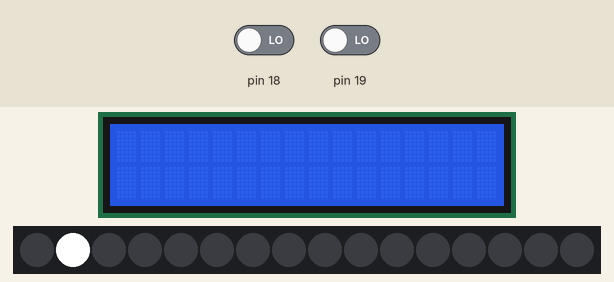
Bench run of a program on a simulated Arduino Uno, built with avr-gcc and run on an emulated ATmega328P. Shown: 16×2 character LCD, 16 RGB LEDs in strip order, left to right. Inputs (shaded band) come from the test bench; at power-on: pin 18 LOW, pin 19 LOW. What the program prints to the serial monitor is not drawn.

Above: at 0.07 s.
At 0.57 s:
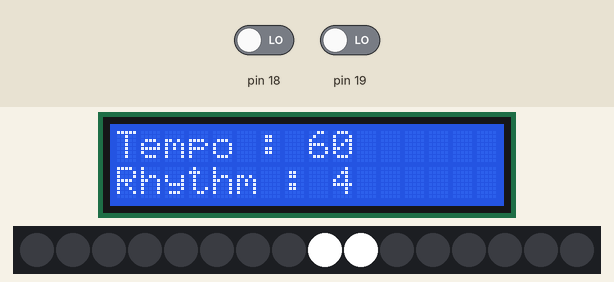
At 1.07 s:
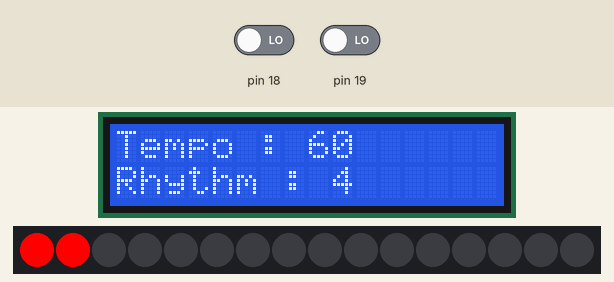
At 2.2 s:
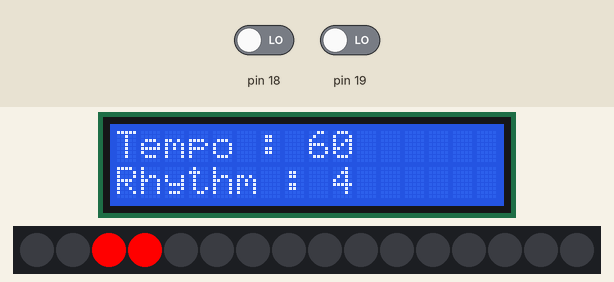
At 3.32 s:
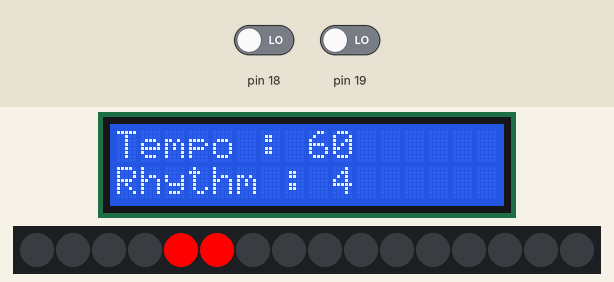
At 4.45 s:
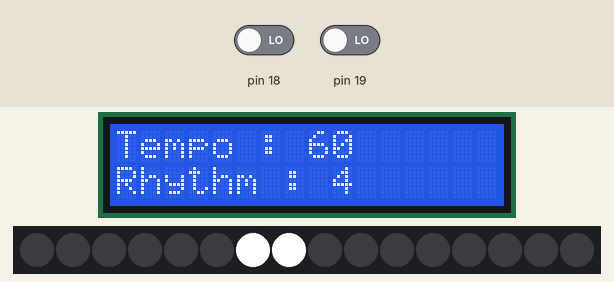

Measured:
- by itself, everything shown: repeats every 4.0 s, in 64 steps

The program:

main.cpp
```cpp
#include <Arduino.h>
#include <Wire.h>
#include <LiquidCrystal_I2C.h>

#include "MetronomeController.h"

MetronomeController* controller;
unsigned long* millisec;
unsigned long t;

void setup() {
  Serial.begin(9600);
  t = millis();
  millisec = &t;

  controller = MetronomeController::getInstance(millisec);
}

void loop() {
  *millisec = millis();
  controller->update();
}
```

BasicRotaryEncoder.cpp
```cpp
// #include "BasicRotaryEncoder.h"

// int BasicRotaryEncoder::getRotate(){
//     int clk_val = getCLK();
//     int dt_val = getDT();
//     int ret = NONE;
//     if(clk_val != prev_clk_val){
//         Serial.print(clk_val);
//         Serial.print("\t");
//         Serial.println(dt_val);

//         if(dt_val != clk_val){
//             ret = CLOCK_WISE;
//         }
//         else{
//             ret = COUNTER_CLOCK_WISE;
//         }
//         prev_clk_val = clk_val;
//     }
//     return ret;
// }
```

BasicRotaryEncoder.h
```cpp
#ifndef __BASIC_ROTARY_ENCODER_H__
#define __BASIC_ROTARY_ENCODER_H__

#include <Arduino.h>
#include "MetronomeController.h"

class BasicRotaryEncoder {
private:
    const int clk_pin;
    const int dt_pin;
    const int sw_pin;

    int prev_clk_val;

    int getDT() {return digitalRead(dt_pin);}
    int getCLK(){return digitalRead(clk_pin);}

    friend void tempoISR();
    friend void rhythmISR();

public:
    static const int COUNTER_CLOCK_WISE = -1;
    static const int CLOCK_WISE = 1;
    static const int NONE = 0;

    BasicRotaryEncoder(int _clk, int _dt, int _sw): clk_pin(_clk), dt_pin(_dt), sw_pin(_sw){
        pinMode(clk_pin, INPUT);
        pinMode(dt_pin, INPUT);
        pinMode(sw_pin, INPUT_PULLUP);

        prev_clk_val = digitalRead(clk_pin);
    }

    // int getRotate();
};
#endif
```

IUpdatable.cpp
```cpp
#include "IUpdatable.h"
```

IUpdatable.h
```cpp
#ifndef __IUPDATABLE_H__
#define __IUPDATABLE_H__

class IUpdatable {
public:
    virtual void update() = 0;
};

#endif
```

MetronomeController.cpp
```cpp
#include "MetronomeController.h"

MetronomeController* MetronomeController::instance = new MetronomeController();

void MetronomeController::update(){
    //여기서 조건 보고 상황에 맞게 업데이트
    for(int i = 0; i < 2; i++){
        updatables[i]->update();
    }
}

void tempoISR(){
    MetronomeController* ctrlr = MetronomeController::getInstance();
    int clk_val = ctrlr->tempoEncoder->getCLK();
    int dt_val = ctrlr->tempoEncoder->getDT();

    if(dt_val != clk_val){
        ctrlr->model.setTempo(ctrlr->model.getTempo() + 0.4);
    }
    else{
        ctrlr->model.setTempo(ctrlr->model.getTempo() - 0.4);
    }
}
void rhythmISR(){
    MetronomeController* ctrlr = MetronomeController::getInstance();
    int clk_val = ctrlr->rhythmEncoder->getCLK();
    int dt_val = ctrlr->rhythmEncoder->getDT();

    if(dt_val != clk_val){
        ctrlr->model.setRhythm(ctrlr->model.getRhythm() + 0.2);
    }
    else{
        ctrlr->model.setRhythm(ctrlr->model.getRhythm() - 0.2);
    }
}
```

MetronomeController.h
```cpp
#ifndef __METRONOME_CONTROLLER_H__
#define __METRONOME_CONTROLLER_H__


#include "IUpdatable.h"
#include "Neopixel.h"
#include "BasicLCD.h"
#include "MetronomeModel.h"
#include "MetronomeLCD.h"
#include "BasicRotaryEncoder.h"

#define CLOCK_WISE BasicRotaryEncoder::CLOCK_WISE
#define COUNTER_CLOCK_WISE BasicRotaryEncoder::COUNTER_CLOCK_WISE

void tempoISR();
void rhythmISR();

void tempoISR();
void rhythmISR();

class MetronomeController : public IUpdatable{
private:
    MetronomeModel model;

    IUpdatable** updatables;
    unsigned long* time = nullptr;

    BasicRotaryEncoder* tempoEncoder;
    BasicRotaryEncoder* rhythmEncoder;
    static MetronomeController* instance;

    MetronomeLCD* lcd = nullptr;

    void init(){
        updatables = (IUpdatable**)malloc(sizeof(IUpdatable*)*2);

        Serial.println("MC init begin");
        model = MetronomeModel();

        model.setEnable(true);
        model.setTempo(60);
        model.setRhythm(4);

        if(lcd == nullptr){
            lcd = new MetronomeLCD(&model, time);
        }
        else{
            lcd->reset(time);
        }
        updatables[0] = lcd;
        updatables[1] = new Neopixel(7, 3, &model, time);

        Serial.println("MC init middle");

        tempoEncoder = new BasicRotaryEncoder(18, 39, 37);
        attachInterrupt(digitalPinToInterrupt(18), tempoISR, CHANGE);
        rhythmEncoder = new BasicRotaryEncoder(19, 51, 49);
        attachInterrupt(digitalPinToInterrupt(19), rhythmISR, CHANGE);
    }
    MetronomeController(){
        // init();
    }

    MetronomeController(unsigned long* _time){
        time = _time;
        init();
    }

    friend void tempoISR();
    friend void rhythmISR();

public:
    static MetronomeController* getInstance(){
        if(instance->time == nullptr){
            return nullptr;
        }
        return instance;
    }
    static MetronomeController* getInstance(unsigned long* _time){
        if(instance->time == nullptr){
            // instance = new MetronomeController(_time);
            instance->time = _time;
            instance->init();
        }
        else{
            Serial.println("Set Time with getInstance");
            instance->time = _time;
        }
        return instance;
    }

    // void setModel(MetronomeModel &model);
    // MetronomeModel& getModel()

    void update();
};

void tempoISR();
void rhythmISR();

#endif
```

MetronomeModel.cpp
```cpp
#include"MetronomeModel.h"

void MetronomeModel::setRhythm(float _rhythm)
{
    this -> rhythm = _rhythm;
}

float MetronomeModel::getRhythm()
{
    return rhythm;
}

void MetronomeModel::setTempo(float _tempo)
{
    this -> tempo = _tempo;
}

void MetronomeModel::setEnable(bool _isenable)
{
    this -> enable = _isenable;
}

float MetronomeModel::getTempo()
{
    return tempo;
}

bool MetronomeModel::isEnable()
{
    return enable;
}
```

MetronomeModel.h
```cpp
#ifndef __METRONOME_MODEL_H__
#define __METRONOME_MODEL_H__

class MetronomeModel{
public:
    void setRhythm(float);
    void setTempo(float);
    void setEnable(bool);

    float getRhythm();
    float getTempo();
    bool isEnable();

private:
    float rhythm;
    float tempo;
    bool enable;
};

#endif
```

Neopixel.cpp
```cpp
#include "Neopixel.h"
#include <Adafruit_NeoPixel.h>


Neopixel::Neopixel(int _pin, int _rgb, MetronomeModel* _model, unsigned long* time){
    model = _model;
    pin = _pin;
    pixels = new Adafruit_NeoPixel(NUM_LEDS, _pin, NEO_GRBW + NEO_KHZ800);
    pixels->begin();
    pixels->show();
    startTime = *time;
    this->time = time;

}

void Neopixel::update(){

    int bpm = model -> getTempo();
    int rhythm = model -> getRhythm();
    unsigned long tempo = 60000/static_cast<unsigned long>(bpm); //밀리세컨드로 변환한 템포

    //여기까지 초기설정
    //여기서부터 업데이트

    int cycle = (*time - startTime)/tempo; //몇박째인지 (0박 시작)
    int current = (*time - startTime)%tempo; //한 박 안에서 시간이 얼마나 지났는지

    int i = current*16/tempo; //픽셀 위치

    Serial.println(i);
    if (cycle%rhythm == 0) {
        pixels->setPixelColor(i, Adafruit_NeoPixel::Color(255, 255, 255)); //리듬 첫박은 하얀색 빛
        pixels->setBrightness(0xff);
        pixels->show();
    }
    else {
        pixels->setPixelColor(i, Adafruit_NeoPixel::Color(255, 0, 0)); //나머지 박은 빨간색 빛
        pixels->setBrightness(0xff);
        pixels->show();
    }
    pixels->setPixelColor((i-2+16)%16, Adafruit_NeoPixel::Color(0, 0, 0));
    // pixels->setBrightness(0x0);
    pixels->show();
}
```

Neopixel.h
```cpp
#ifndef __NEOPIXEL_H__
#define __NEOPIXEL_H__

#include "IUpdatable.h"
#include "MetronomeModel.h"
#include "Adafruit_NeoPixel.h"

#define NUM_LEDS  16     // 네오픽셀 LED 갯수 설정

class Neopixel : public IUpdatable{
private:
    int pin;
    int rgb;
    int ledBright = 255;     // 초기 밝기 255(최대) 설정

    MetronomeModel* model;
    unsigned long* time;
    unsigned long startTime;
    Adafruit_NeoPixel* pixels;


public:
    Neopixel(int _pin, int _rgb, MetronomeModel* _model, unsigned long* _time);
    void update();
};

#endif

//     // 네오픽셀 라이브러리 funnyNeo 이름으로 연결
//     Adafruit_NeoPixel funnyNeo = Adafruit_NeoPixel(NUM_LEDS, NEO_PIN, NEO_GRBW + NEO_KHZ800);


// // 아두이노 초기화
// void setup()
// {
//     funnyNeo.setBrightness(ledBright);  // 밝기 설정 ( 0 ~ 255 )
//     funnyNeo.begin();                   // 네오픽셀 시작
//     funnyNeo.show();                    // 네오픽셀 초기화
// }

// void loop()
// {
//     int i;
//     uint32_t colorValue;    // 색상값 저장 변수

//     //빨간색 1바퀴 회전
//     colorValue = funnyNeo.Color(255, 0, 0, 0);      // Red
//     for(i = 0; i < NUM_LEDS; i++)
//     {
//         funnyNeo.setPixelColor(i, colorValue);
//         funnyNeo.show();
//         delay(50);
//     }
//     // 녹색 1바퀴 회전
//     colorValue = funnyNeo.Color(0, 255, 0, 0);      // Green
//     for(i = 0; i < NUM_LEDS; i++)
//     {
//         funnyNeo.setPixelColor(i, colorValue);
//         funnyNeo.show();
//         delay(50);
//     }
//     // 파랑색 1바퀴 회전
//     colorValue = funnyNeo.Color(0, 0, 255, 0);      // Blue
//     for(i = 0; i < NUM_LEDS; i++)
//     {
//         funnyNeo.setPixelColor(i, colorValue);
//         funnyNeo.show();
//         delay(50);
//     }
//     // 하얀색 1바퀴 회전
//     colorValue = funnyNeo.Color(0, 0, 0, 255);      // White
//     for(i = 0; i < NUM_LEDS; i++)
//     {
//         funnyNeo.setPixelColor(i, colorValue);
//         funnyNeo.show();
//         delay(50);
//     }
// }
```

BasicLCD.cpp
```cpp
#include <Arduino.h>
#include "BasicLCD.h"
#include "LiquidCrystal_I2C.h"

void BasicLCD::init(){
    lcd = new LiquidCrystal_I2C(address, col, row);
    lcd->init();
    lcd->backlight();

    Serial.print("LCD Addr: 0x");
    if(address < 16) Serial.print("0");
    Serial.println(address, HEX);
}
```

BasicLCD.h
```cpp
#ifndef __BASIC_LCD_H__
#define __BASIC_LCD_H__

#include <Wire.h>
#include <LiquidCrystal_I2C.h>
#include "IUpdatable.h"

class BasicLCD: public IUpdatable {
private:
    const int address;
    const int row;
    const int col;
    const int num_of_layer;

    void init();

protected:
    String* str = nullptr;
    LiquidCrystal_I2C* lcd = nullptr;

public:
    BasicLCD(int addr, int _row, int _col, int _layer):
        address(addr), row(_row), col(_col),
        num_of_layer(_layer){
        str = new String[row];
        init();
    }
    BasicLCD(int addr, int _row, int _col):
        address(addr), row(_row), col(_col),
        num_of_layer(1) {
        str = new String[row];
        init();
    };

    BasicLCD(): address(0x3F), row(2), col(16), num_of_layer(1){
        str = new String[row];
        init();
    }

    virtual void update()=0;
};

#endif
```

MetronomeLCD.cpp
```cpp
#include "MetronomeLCD.h"

void MetronomeLCD::updateTempo(){
    int newTempo = model->getTempo();
    if(newTempo != tempo){
        str[0] = "Tempo : " + String(newTempo);
        tempo = newTempo;
        isChanged = true;
    }
}

void MetronomeLCD::updateRhythm(){
    int newRhythm = model->getRhythm();
    if(newRhythm != rhythm){
        str[1] = "Rhythm : " + String(newRhythm);
        rhythm = newRhythm;
        isChanged = true;
    }
}

void MetronomeLCD::update(){
    if((*time - startTime) > 100){
        startTime = *time;
        // Serial.println("MLCD update");
    }
    else{
        return;
    }
    isChanged = false;
    updateTempo();
    updateRhythm();
    if(isChanged){
        lcd->clear();
        lcd->setCursor(0, 0);
        lcd->print(str[0].c_str());
        Serial.println(str[0]);
        lcd->setCursor(0, 1);
        lcd->print(str[1].c_str());
        Serial.println(str[1]);
    }
}
```

MetronomeLCD.h
```cpp
#ifndef __METRONOME_LCD_H__
#define __METRONOME_LCD_H__

#include <Arduino.h>
#include "BasicLCD.h"
#include "MetronomeModel.h"

class MetronomeLCD : public BasicLCD{
private:
    MetronomeModel* model;

    bool isChanged = false;
    int rhythm = 0;
    int tempo = 0;

    void updateTempo();
    void updateRhythm();

    uint8_t addr;
    unsigned long* time;
    unsigned long startTime;
public:
    void reset(unsigned long* _time){
        time = _time;
        startTime = *time;
    }

    MetronomeLCD(MetronomeModel* _model , unsigned long* _time): BasicLCD(){
        model = _model;
        time = _time;
        startTime = *time;
    }
    MetronomeLCD(MetronomeModel* _model, byte _addr, int _row, int _col, unsigned long* _time)
    : BasicLCD(_addr, _row, _col){
        addr = _addr;
        model = _model;
        time = _time;
        startTime = *time;
    }

    void update();
};

#endif
```
